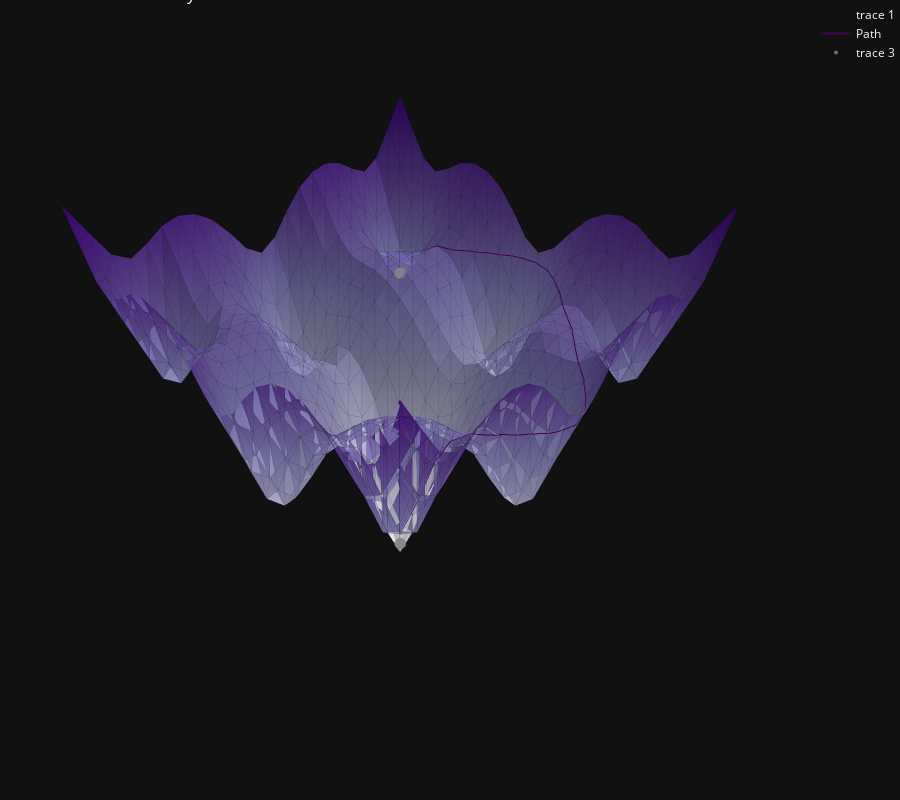

The cell this chart's notebook holds for it:
### Markdown cell above
We can now compute the geodesic between two arbitrary points inside the range, and plot it using `plot_mesh_plotly`

### Code cell
x0 = jnp.array([-1, -1])
x1 = jnp.array([1, 1])
z0 = jnp.hstack([x0, f_expl(x0)])
z1 = jnp.hstack([x1, f_expl(x1)])
path, gdist = gs.geodesic(z0, z1)
plot_mesh_plotly(**gs.mesh, title="Geodesic on Ackley function", lines=path, points=[z0, z1], colorscale="Purples")

### Figure 1 — Plotly figure (JSON) as saved in the notebook; plotly's stock layout.template omitted (floating-point values rounded to 4 significant figures; data arrays with more than 128 entries replaced by an {"elided": "..."} marker saying what was removed)
{"data": [{"colorscale": [[0, "rgb(252,251,253)"], [0.125, "rgb(239,237,245)"], [0.25, "rgb(218,218,235)"], [0.375, "rgb(188,189,220)"], [0.5, "rgb(158,154,200)"], [0.625, "rgb(128,125,186)"], [0.75, "rgb(106,81,163)"], [0.875, "rgb(84,39,143)"], [1, "rgb(63,0,125)"]], "flatshading": true, "i": {"elided": "968 int values"}, "intensity": {"elided": "529 float values"}, "j": {"elided": "968 int values"}, "k": {"elided": "968 int values"}, "opacity": 0.8, "showscale": false, "type": "mesh3d", "x": {"elided": "529 float values"}, "y": {"elided": "529 float values"}, "z": {"elided": "529 float values"}}, {"hoverinfo": "none", "line": {"color": "black", "width": 1}, "mode": "lines", "opacity": 0.1, "type": "scatter3d", "x": {"elided": "8712 float values"}, "y": {"elided": "8712 float values"}, "z": {"elided": "8712 float values"}}, {"hoverinfo": "none", "line": {"color": "rgb(68, 1, 84)", "width": 2}, "mode": "lines", "name": "Path", "showlegend": true, "type": "scatter3d", "x": [0.9455, 0.8322, 0.8273, 0.7091, 0.5909, 0.4975, 0.4727, 0.4298, 0.3851, 0.366, 0.3545, 0.3039, 0.2364, 0.2333, 0.2285, 0.1662, 0.1182, 0.08097, 0.0, -0.03037, -0.1182, -0.2215, -0.2364, -0.3245, -0.3545, -0.3634, -0.4727, -0.5909, -0.7091, -0.7218, -0.8273, -0.9455, -1.064, -1.069, -1.094, -1.17, -1.182, -1.249, -1.27, -1.279, -1.263, -1.251, -1.23, -1.182, -1.179, -1.176, -1.131, -1.08, -1.075, -1.064, -1.021, -0.9755, -0.9703, -0.9455, -0.9455, -0.9506, -0.9504, -0.9455], "y": [0.9455, 0.9504, 0.9506, 0.9455, 0.9455, 0.9703, 0.9755, 1.021, 1.064, 1.075, 1.08, 1.131, 1.176, 1.179, 1.182, 1.23, 1.251, 1.263, 1.279, 1.27, 1.249, 1.182, 1.17, 1.094, 1.069, 1.064, 0.9455, 0.8273, 0.7218, 0.7091, 0.5909, 0.4727, 0.3634, 0.3545, 0.3245, 0.2364, 0.2215, 0.1182, 0.03037, 0.0, -0.08097, -0.1182, -0.1662, -0.2285, -0.2333, -0.2364, -0.3039, -0.3545, -0.366, -0.3851, -0.4298, -0.4727, -0.4975, -0.5909, -0.7091, -0.8273, -0.8322, -0.9455], "z": [3.599, 3.946, 3.962, 4.386, 4.584, 4.584, 4.585, 4.573, 4.561, 4.558, 4.557, 4.545, 4.534, 4.533, 4.532, 4.52, 4.514, 4.51, 4.503, 4.502, 4.499, 4.5, 4.501, 4.504, 4.506, 4.505, 4.517, 4.567, 4.574, 4.574, 4.567, 4.517, 4.505, 4.506, 4.504, 4.501, 4.5, 4.499, 4.502, 4.503, 4.51, 4.514, 4.52, 4.532, 4.533, 4.534, 4.545, 4.557, 4.558, 4.561, 4.573, 4.585, 4.584, 4.584, 4.386, 3.962, 3.946, 3.599]}, {"hoverinfo": "none", "marker": {"color": "rgba(120,120,120,0.9)", "size": 4}, "mode": "markers", "type": "scatter3d", "x": [-1.0, 1.0], "y": [-1.0, 1.0], "z": [3.625, 3.625]}], "layout": {"height": 800, "margin": {"b": 0, "l": 0, "r": 0, "t": 0}, "scene": {"aspectmode": "cube", "xaxis": {"visible": false}, "yaxis": {"visible": false}, "zaxis": {"visible": false}}, "title": {"text": "Geodesic on Ackley function"}}}
